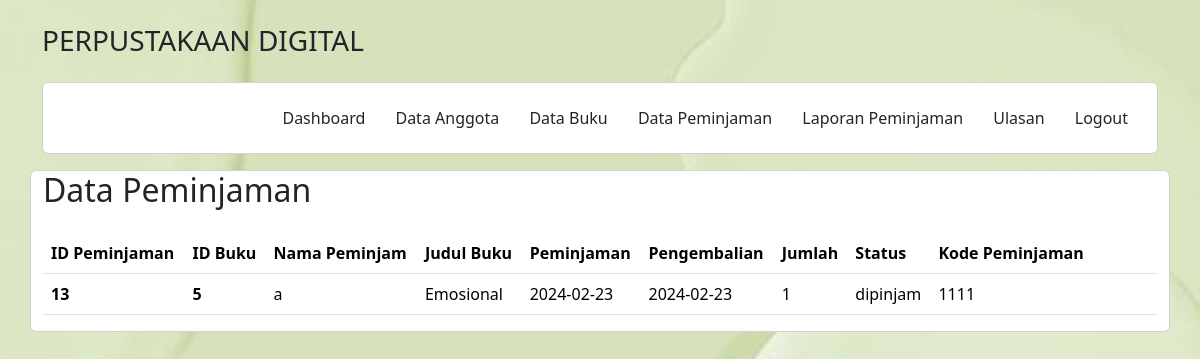
The page /petugas/peminjam.php on the database its author committed.
### tables this page shows
CREATE TABLE `peminjaman` (
  `IDpeminjaman` int(11) NOT NULL,
  `IDuser` int(11) NOT NULL,
  `IDbuku` int(11) NOT NULL,
  `nama` varchar(255) NOT NULL,
  `judul` varchar(255) NOT NULL,
  `tgl_peminjaman` date NOT NULL,
  `tgl_pengembalian` date NOT NULL,
  `jumlah_peminjaman` int(11) NOT NULL,
  `status_peminjaman` enum('dipinjam','dikembalikan') NOT NULL,
  `kode_pinjam` varchar(11) NOT NULL
);

### petugas/peminjam.php (the view)
<?php
include 'header.php';
?>
<div class="container">
  <div class="row" style="margin-top: 1rem;">
  <div class="card ">
  <h2>Data Peminjaman</h2>
  <table class="table my-3">
        <thead>
            <tr>
            <th scope="col">ID Peminjaman</th>
            <th scope="col">ID Buku</th>
            <th scope="col">Nama Peminjam</th>
            <th scope="col">Judul Buku</th>
            <th scope="col">Peminjaman</th>
            <th scope="col">Pengembalian</th>
            <th scope="col">Jumlah </th>
            <th scope="col">Status </th>
            <th scope="col">Kode Peminjaman</th>
            <th scope="col"></th>
            </tr>
        </thead>
        <?php
          include '../koneksi.php';
          $data = mysqli_query($koneksi, "SELECT * FROM peminjaman");
          while($d=mysqli_fetch_array($data)){
        ?>
        <tbody>
            <tr>
            <th scope="row"><?php echo $d['IDpeminjaman'];?></th>
            <th scope="row"><?php echo $d['IDbuku'];?></th>
            <td><?php echo $d['nama'];?></td>
            <td><?php echo $d['judul'];?></td>
            <td><?php echo $d['tgl_peminjaman']; ?></td>
            <td><?php echo $d['tgl_pengembalian']; ?></td>
            <td><?php echo $d['jumlah_peminjaman'];?></td>
            <td><?php echo $d['status_peminjaman'];?></td>
            <td><?php echo $d['kode_pinjam'];?></td>
            <td>
            <a href="detail_peminjaman.php?IDpeminjaman=<?php echo $d['IDpeminjaman']; ?>" i class="fas fa-eye" style="text-decoration:none"></i></a>
            <a href="aksi_deletepnj.php?idp=<?php echo $d['IDpeminjaman']; ?>"onclick="return confirm('Apakah Anda yakin ingin menghapus peminjam ini?')" i class="fas fa-xmark" style="text-decoration:none"></i></a>
            <a href="edit_peminjaman.php?idp=<?php echo $d['IDpeminjaman']; ?>" i class="fas fa-pen" style="text-decoration:none"></i></a>
           </td>
          </tr>
  </tbody>
  <?php
          }
?>
</table>
</div>
</div>
  </div>
<?php
include 'footer.php';
?>

### petugas/header.php (style rules this page uses)
body { background: url(../img/matcha.jpg) no-repeat fixed; -webkit-background-size: 100% 100%; -moz-background-size: 100% 100%; -o-background-size: 100% 100%; background-size: 100% 100%; }

### rows shown on the page
peminjaman: IDpeminjaman "13", IDbuku "5", nama "a", judul "Emosional", tgl_peminjaman "2024-02-23", tgl_pengembalian "2024-02-23", jumlah_peminjaman "1", status_peminjaman "dipinjam", kode_pinjam "1111"
